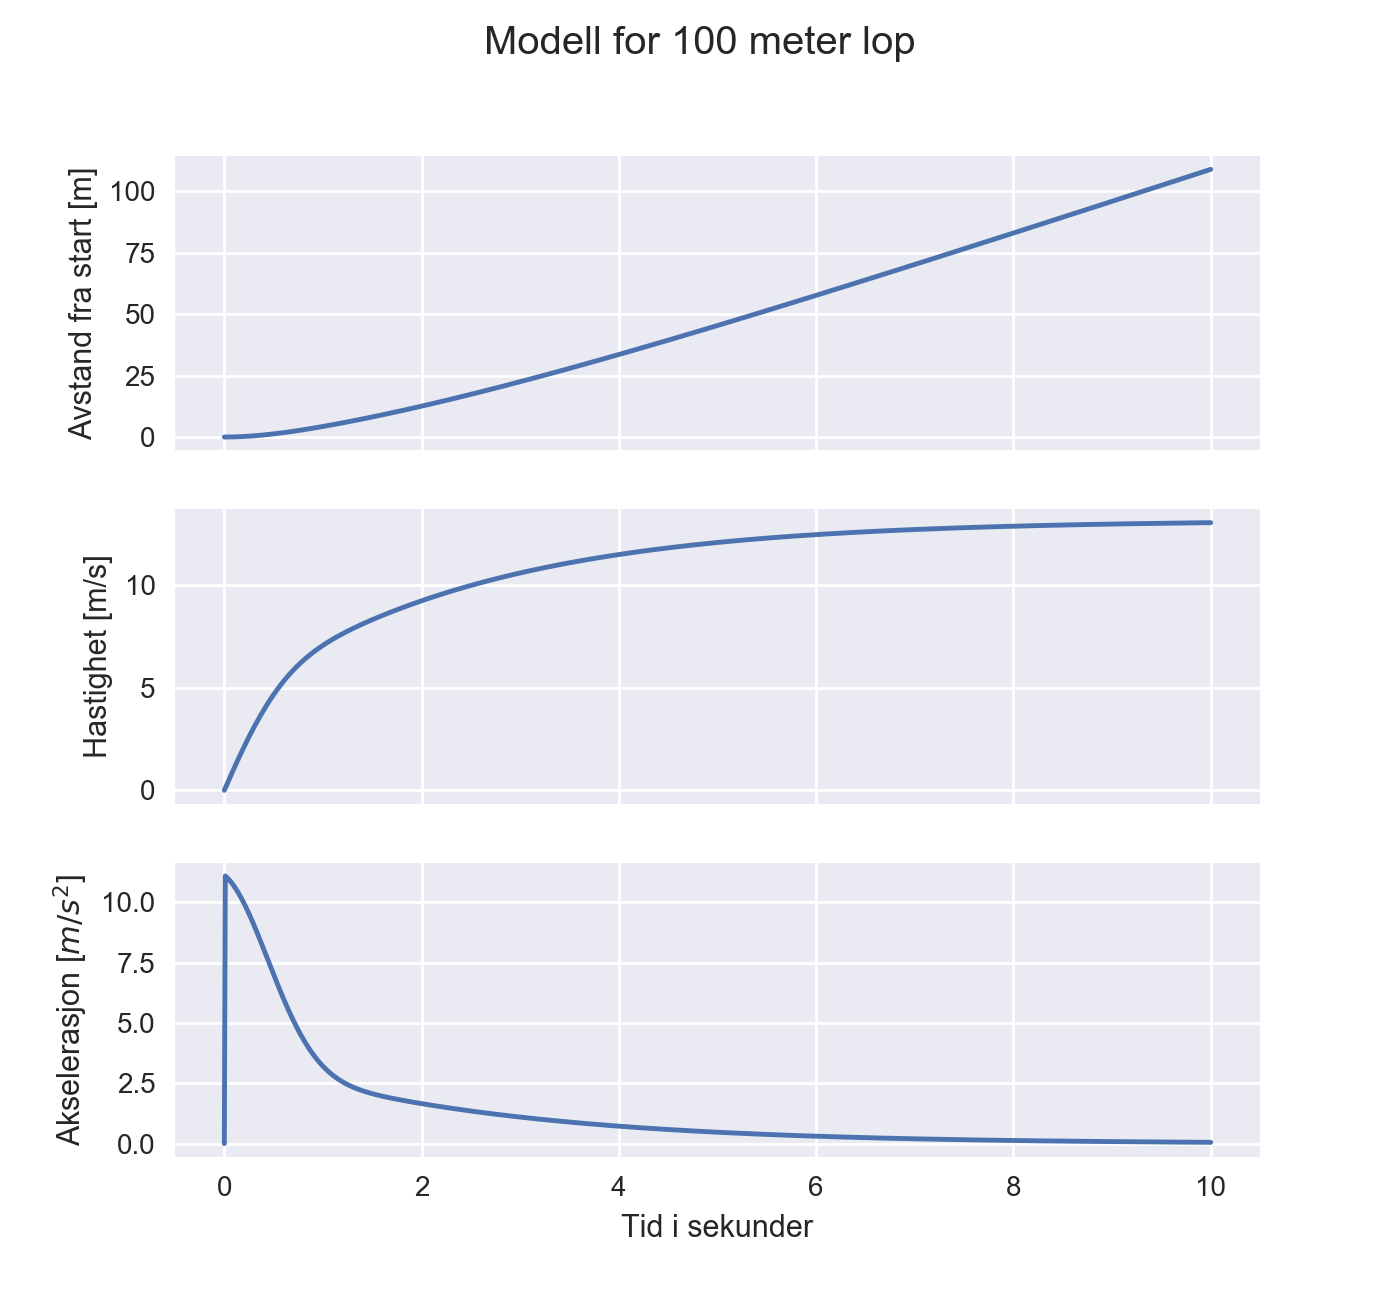

This figure's Python source:
import numpy as np
import matplotlib.pyplot as plt
import seaborn as sns

#Sette opp Variabler

massen_til_loperen = 80 # Kg Massen til løperen

#Kraften løperen dytter seg fram med
F = 400 #Newton


#Setter opp tiden
antall_steg = 1000
slutt_tid = 10 # omtrent tiden det tar for en olympisk 100 meter løper
tid = np.linspace(0,slutt_tid, antall_steg) # setter opp en array for tid
tids_steg = slutt_tid/antall_steg # bestemmer hvor mye tid skal gå mellom hvert punkt




#Variabler for luftmotstand
luft_tetthet = 1.293 # kg/m^3
areal = 0.45 # Tverrsnitt av løper
luft_faktor = 1.2 # Motstandsfaktor i luft
vind_styrke = 0 #  hastigheten til luften

#Variabler for oppstartsfasen av løpet når løperen er bøyd
F_grense = 25.8 # sN/m Kraften som er avhengig av farten fv
F_bøyd = 488  #N kraften løperen dytter med i starten   fc
tid_bøyd= 0.67 # Tiden løperen er bøyd i oppstartsfasen

#


def enkel_modell(): # Den enkle modellen ser bare på kraften som løperen dytter med.
    return F/massen_til_loperen


def forbedret_modell(v):
    #I denne modellen ser vi også på luftmotstanden
    return (F - (0.5*luft_tetthet*luft_faktor*areal*(v-vind_styrke)**2))/massen_til_loperen


def realistisk_modell(v, t):
    """Siden løperen begynner i en bøyd posisjon og har derfor mindre areal og en større kraft. Dette varer bare i en kort tid så vi bruker noen formler for å legge dette til
    """
    return (F + F_bøyd*np.exp(-(t/tid_bøyd)**2)-F_grense*v- ((0.5*luft_tetthet*luft_faktor*areal*(v - vind_styrke)**2))*(1-0.25*np.exp(-(t/tid_bøyd)**2)))/massen_til_loperen


#setter opp arrayer
akselerasjon = np.zeros(antall_steg)
fart = np.zeros(antall_steg)
posisjon = np.zeros(antall_steg)



#for løkke for Euler-Cromer metode

for element in range(antall_steg - 1):
    akselerasjon[element + 1] = realistisk_modell(fart[element], tid[element])
    fart[element + 1] = fart[element] + akselerasjon[element + 1] * tids_steg
    posisjon[element + 1] = posisjon[element] + fart[element + 1] * tids_steg


#for å finne tiden det tar å løpe 100 meter
for i in range(antall_steg-1):
    if posisjon[i]> 100:
        tid_brukt = tid[i]
        break

print(f"En olympisk løper bruker {tid_brukt:.2f} sekunder på 100 meter")






#Kode for å lage grafer for avstand hastighet og akselerasjon

sns.set()
fig, ax = plt.subplots(3, sharex = True,  figsize=(7,6.5) )
fig.suptitle("Modell for 100 meter lop")
plt.xlabel("Tid i sekunder")

ax[0].plot(tid,posisjon)
ax[0].set_ylabel("Avstand fra start [m]")

ax[1].plot(tid,fart)
ax[1].set_ylabel("Hastighet [m/s]")

ax[2].plot(tid,akselerasjon)
ax[2].set_ylabel("Akselerasjon [$m/s^2$]")


plt.show()
